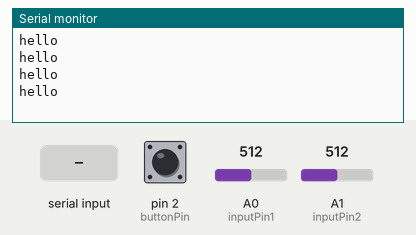
Recording of a sketch running on a simulated Arduino Uno, built with avr-gcc and run on an emulated ATmega328P. Parts: the last lines printed to the serial monitor. The test bench sets the inputs (shaded band); at power-on: pin 2 (buttonPin) LOW, A0 (inputPin1) = 512, A1 (inputPin2) = 512.

Above: at 1.0 s.
1.1 s: byte 30 received over Serial
At 2.3 s:
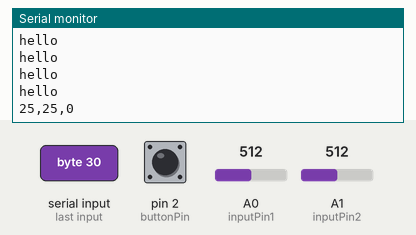
2.7 s: byte 90 received over Serial
At 3.5 s:
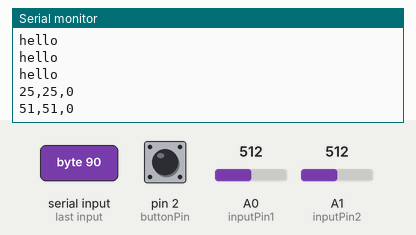

The sketch:

week_7_1.ino
```cpp
// potentiometer value 537-0

const int buttonPin = 2;
const int numReadings = 20;

int readings1[numReadings];      // the readings from the analog input
int readIndex1 = 0;              // the index of the current reading
int total1 = 0;                  // the running total
int average1 = 0;                // the average

int inputPin1 = A0;
int inputPin2 = A1;

int readings2[numReadings];      // the readings from the analog input
int readIndex2 = 0;              // the index of the current reading
int total2 = 0;                  // the running total
int average2 = 0;                // the average


void setup() {
  // configure the serial connection:
  Serial.begin(9600);
  pinMode(buttonPin, INPUT);

   for (int thisReading = 0; thisReading < numReadings; thisReading++) {
    readings1[thisReading] = 0;
  }
    for (int thisReading = 0; thisReading < numReadings; thisReading++) {
    readings2[thisReading] = 0;
  }

    while (Serial.available() <= 0) {
    Serial.println("hello"); // send a starting message
    delay(300);              // wait 1/3 second
  }
}

void loop() {

  if (Serial.available() > 0) {
    int inByte = Serial.read();

  // read the X axis:
  total1 = total1 - readings1[readIndex1];
  readings1[readIndex1] = analogRead(inputPin1);
  total1 = total1 + readings1[readIndex1];
  readIndex1 = readIndex1 + 1;

  if (readIndex1 >= numReadings) {
    readIndex1 = 0;
  }

  average1 = total1 / numReadings;
  Serial.print(average1);
  delay(1);
  Serial.print(",");

//  int sensorValue = analogRead(A0);
//  Serial.print(sensorValue);

  // read the Y axis:
  total2 = total2 - readings2[readIndex2];
  readings2[readIndex2] = analogRead(inputPin2);
  total2 = total2 + readings2[readIndex2];
  readIndex2 = readIndex2 + 1;

  if (readIndex2 >= numReadings) {
    readIndex2 = 0;
  }

  average2 = total2 / numReadings;
  Serial.print(average2);
  delay(1);
  Serial.print(",");

//  int sensorValue = analogRead(A1);
//  Serial.print(sensorValue);
//  Serial.print(",");
//
  // read the button:
int  sensorValue = digitalRead(buttonPin);
  Serial.println(sensorValue);

    }
}
```

Measured:
- after the input at 1.1 s, the serial monitor: prints a new line after 0.10 s (image 1)
- after the input at 2.7 s, the serial monitor: prints a new line at once (image 2)
